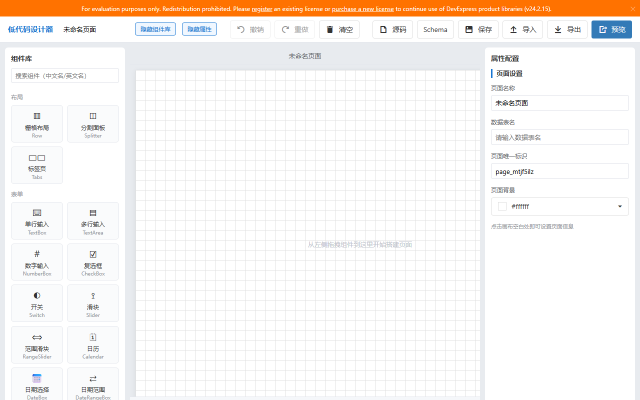
#> input picture web-code/debug_startup.png, 1280 x 800 px (shown at 1/2 size)
$ python -i preprocessor.py   (imports and definitions only)
#> lines starting #> are read from the running program, lines starting #| are printed output that depends on the picture; after the words box and inside, x2 and y2 are one past the last pixel; in counts of white or black regions, pixels touching at a corner belong together
#> in process_image, img is the input picture: shape (800, 1280, 3); mean B, G, R 239.9, 243.5, 248.3
import cv2
import numpy as np
from PIL import Image
from typing import Union
import os

# 假设你的项目中存在 config.py，如果不存在请注释掉或定义 MAX_DIMENSION
try:
    from config import Config
except ImportError:
    class Config:
        MAX_DIMENSION = 2000  # 默认兜底值

class SmartPreprocessor:
    @staticmethod
    def extract_white_page(image: np.ndarray) -> np.ndarray:
        """
        提取书页区域（ROI裁剪）
        优化点：不再依赖严格的颜色阈值，而是寻找最大轮廓，防止切掉文字。
        """
        if image is None or image.size == 0:
            return image

        gray = cv2.cvtColor(image, cv2.COLOR_BGR2GRAY)
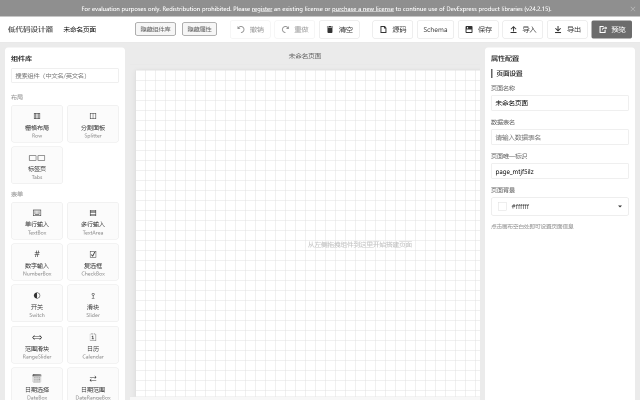
#> gray: shape (800, 1280) (shown at 1/2 size); min 0, max 255, mean 244.6
        # 使用简单的阈值找轮廓，比 HSV 更稳
        _, thresh = cv2.threshold(gray, 20, 255, cv2.THRESH_BINARY)
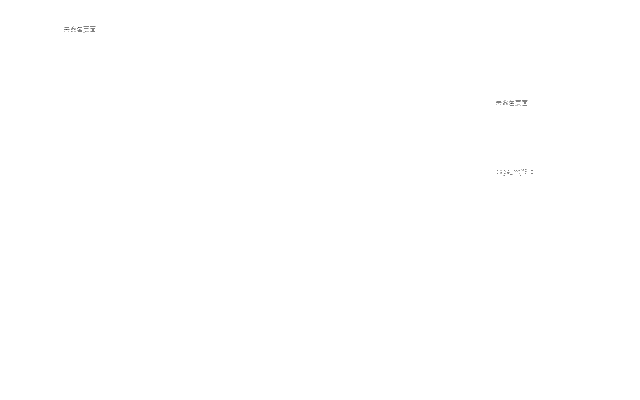
#> thresh: shape (800, 1280) (shown at 1/2 size); 100% white; black in thin lines or dots, all inside (x1, y1, x2, y2) = (128, 53, 1066, 351)

        contours, _ = cv2.findContours(thresh, cv2.RETR_EXTERNAL, cv2.CHAIN_APPROX_SIMPLE)
#> contours = [[[0, 0], [0, 799], [1279, 799], [1279, 0]]]
        if not contours:
            return image

        # 找到最大的矩形区域（通常是纸张）
        largest_contour = max(contours, key=cv2.contourArea)
#> largest_contour = [[0, 0], [0, 799], [1279, 799], [1279, 0]]
        x, y, w, h = cv2.boundingRect(largest_contour)
#> x = 0; y = 0; w = 1280; h = 800

        # 稍微留一点边距，防止切到边缘文字
        pad = 5
        h_img, w_img = image.shape[:2]
#> h_img = 800; w_img = 1280
        return image[max(0, y-pad):min(h_img, y+h+pad),
                     max(0, x-pad):min(w_img, x+w+pad)]

    @staticmethod
    def process_image(source: Union[str, Image.Image]) -> Image.Image:
        """统一处理入口 - 专为 VL 模型优化"""
        img = None

        if isinstance(source, str):
            if not os.path.exists(source):
                raise FileNotFoundError(f"Image file not found: {source}")
            img = cv2.imread(source)
            if img is None:
                raise ValueError(f"Failed to read image: {source}")
        elif isinstance(source, Image.Image):
            img = cv2.cvtColor(np.array(source), cv2.COLOR_RGB2BGR)
        else:
            raise ValueError("Invalid image source type")

        # 1. 提取书页
        page_img = SmartPreprocessor.extract_white_page(img)

        # 失败兜底
        if page_img is None or page_img.size == 0:
            page_img = img

        # 2. 转灰度
        gray = cv2.cvtColor(page_img, cv2.COLOR_BGR2GRAY)

        # 3. 【关键】去除阴影和光照不均 (Background Subtraction)
        # 原理：用一个很大的核做闭运算，得到“只有背景没有字”的图，然后用原图除以它
        kernel_size = max(gray.shape[0], gray.shape[1]) // 10
#> kernel_size = 128
        # 确保核是奇数
        if kernel_size % 2 == 0: kernel_size += 1
#> kernel_size = 129

        bg = cv2.morphologyEx(gray, cv2.MORPH_CLOSE, np.ones((kernel_size, kernel_size), np.uint8))
#> bg: shape (800, 1280); every value is 255
        # 归一化除法去背景
        div = cv2.divide(gray, bg, scale=255)

        # 4. 【关键】CLAHE 局部对比度增强
        # 这一步能让模糊的字变清晰，且不会像全局直方图那样过曝
        clahe = cv2.createCLAHE(clipLimit=2.0, tileGridSize=(8, 8))
        enhanced = clahe.apply(div)

        # 5. 轻微锐化 (让文字边缘更实，利于模型识别)
        kernel_sharp = np.array([[0, -1, 0], [-1, 5, -1], [0, -1, 0]])
        final_gray = cv2.filter2D(enhanced, -1, kernel_sharp)
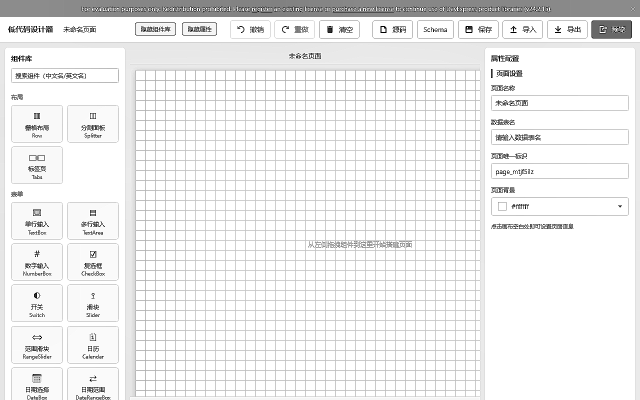
#> final_gray: shape (800, 1280) (shown at 1/2 size); min 0, max 255, mean 238.3

        # 6. 缩放 (保持长宽比)
        h, w = final_gray.shape
#> h = 800; w = 1280
        max_side = max(h, w)
#> max_side = 1280

        if max_side > Config.MAX_DIMENSION:
            scale = Config.MAX_DIMENSION / max_side
#> scale = 0.8
            new_w = int(w * scale)
#> new_w = 1024
            new_h = int(h * scale)
#> new_h = 640
            final_img = cv2.resize(final_gray, (new_w, new_h), interpolation=cv2.INTER_AREA)
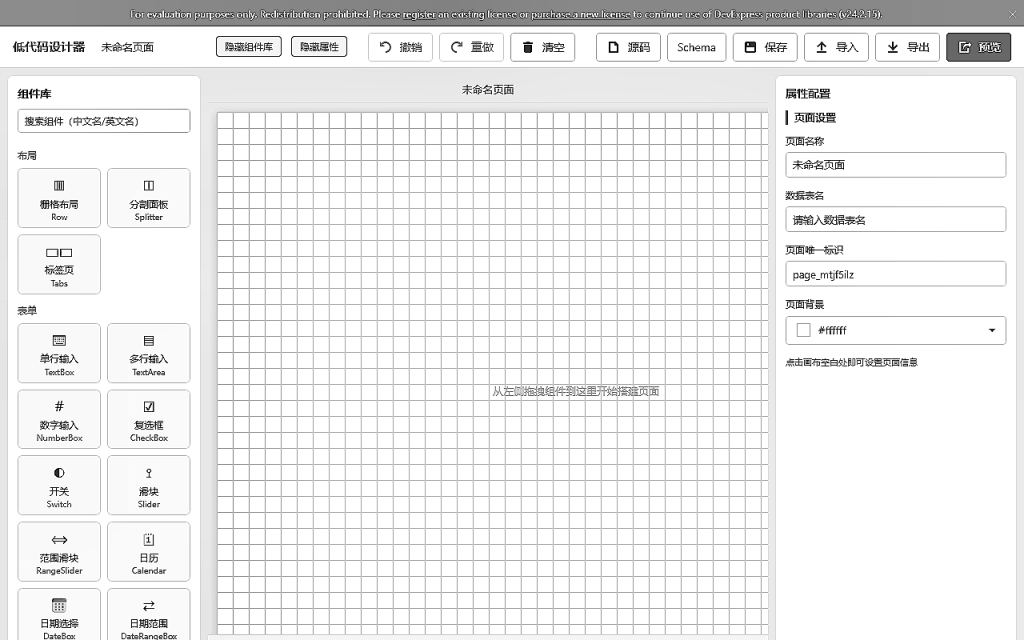
#> final_img: shape (640, 1024); min 0, max 255, mean 238.3
        else:
            final_img = final_gray

        # 7. 转回 RGB 给 PIL (VL 模型通常接受 RGB 输入)
        final_rgb = cv2.cvtColor(final_img, cv2.COLOR_GRAY2RGB)
        return Image.fromarray(final_rgb)

>>> result = SmartPreprocessor().process_image('../../web-code/debug_startup.png')
